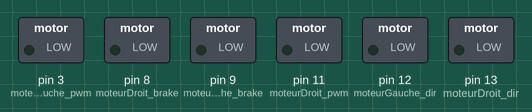
This sketch was run on a simulated Arduino Uno, built with avr-gcc and run on an emulated ATmega328P. Shown: switched loads named in the sketch (green lamp = pin HIGH).

Above: at 0.1 s.
At 1.1 s:
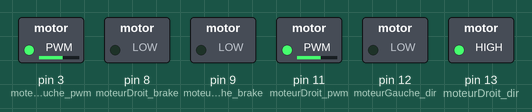
At 6.1 s:
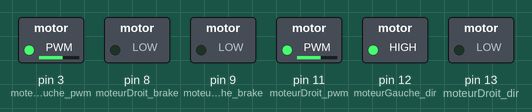
At 16.1 s:
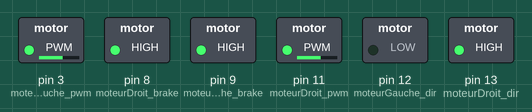
At 36.1 s:
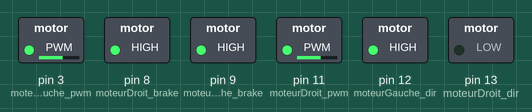
Timing chart, 0 to 37.6 s (numbered marks = the images above):
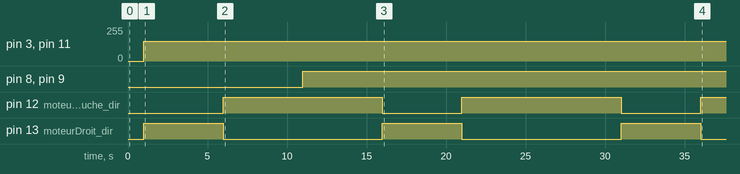

Measured:
- by itself, pin 3 (moteurGauche_pwm), pin 11 (moteurDroit_pwm): 0/255 → 150/255 at 1.0 s
- by itself, pin 8 (moteurDroit_brake), pin 9 (moteurGauche_brake): LOW → HIGH at 11.0 s
- by itself, pin 12 (moteurGauche_dir): alternates HIGH for 10.0 s and LOW for 5.0 s
- by itself, pin 13 (moteurDroit_dir): alternates HIGH for 5.0 s and LOW for 10.0 s

The sketch:

avancer_reculer.ino
```cpp
#include <NewPing.h>
#include <Servo.h>

// Pins pour les moteurs (moteurs du même côté couplés ensemble)
const int moteurGauche_dir = 12;
const int moteurGauche_pwm = 3;
const int moteurGauche_brake = 9;
const int moteurDroit_dir = 13;
const int moteurDroit_pwm = 11;
const int moteurDroit_brake = 8;

//pour calcul de la distance du sonar
long duration;
int distance;
int obstacle = 0;

int pwm_d = 150;
int pwm_g = 150;

void setup() {
  Serial.begin(9600);

  // Configuration des pins pour les moteurs
  pinMode(moteurGauche_dir, OUTPUT);
  pinMode(moteurGauche_pwm, OUTPUT);
  pinMode(moteurGauche_brake, OUTPUT);
  pinMode(moteurDroit_dir, OUTPUT);
  pinMode(moteurDroit_pwm, OUTPUT);
  pinMode(moteurDroit_brake, OUTPUT);

  delay(1000);

}

void loop() {

  // Moteur gauche
  digitalWrite(moteurGauche_dir, LOW); //Move forward
  analogWrite(moteurGauche_pwm, pwm_g);

  // Moteur droit
  digitalWrite(moteurDroit_dir, HIGH); //Move forward
  analogWrite(moteurDroit_pwm, pwm_d);

  delay(5000);
  // Moteur gauche
  digitalWrite(moteurGauche_dir, HIGH); //Move forward
  analogWrite(moteurGauche_pwm, pwm_g);

  // Moteur droit
  digitalWrite(moteurDroit_dir, LOW); //Move forward
  analogWrite(moteurDroit_pwm, pwm_d);
    delay(5000);

  /*
  pwm_d=50;
  digitalWrite(moteurDroit_dir, HIGH); //Move forward
  analogWrite(moteurDroit_pwm, pwm_d);
  delay(1000);*/
  arreter();

  /*
  // Moteur gauche
  digitalWrite(moteurGauche_dir, HIGH); //Move backward
  analogWrite(moteurGauche_pwm, pwm);

  // Moteur droit
  digitalWrite(moteurDroit_dir, LOW); //Move backward
  analogWrite(moteurDroit_pwm, pwm);

  delay(4000);

  arreter();*/


}

/*void avancer() {
  // Moteur gauche
  digitalWrite(moteurGauche_dir, LOW); //Move forward
  analogWrite(moteurGauche_pwm, pwm);

  // Moteur droit
  digitalWrite(moteurDroit_dir, HIGH); //Move forward
  analogWrite(moteurDroit_pwm, pwm);
}

void reculer() {
  // Moteur gauche
  digitalWrite(moteurGauche_dir, HIGH); //Move backward
  analogWrite(moteurGauche_pwm, pwm);

  // Moteur droit
  digitalWrite(moteurDroit_dir, LOW); //Move backward
  analogWrite(moteurDroit_pwm, pwm);
}*/

void arreter() {
  // Arrêter les moteurs gauche et droit
  digitalWrite(moteurGauche_brake, HIGH);
  digitalWrite(moteurDroit_brake, HIGH);

  // Attendre un court moment pour assurer l'arrêt complet
  delay(5000);
}

void redemarrer(){
  // Arrêter les moteurs gauche et droit
  digitalWrite(moteurGauche_brake, LOW);
  digitalWrite(moteurDroit_brake, LOW);
}
```
